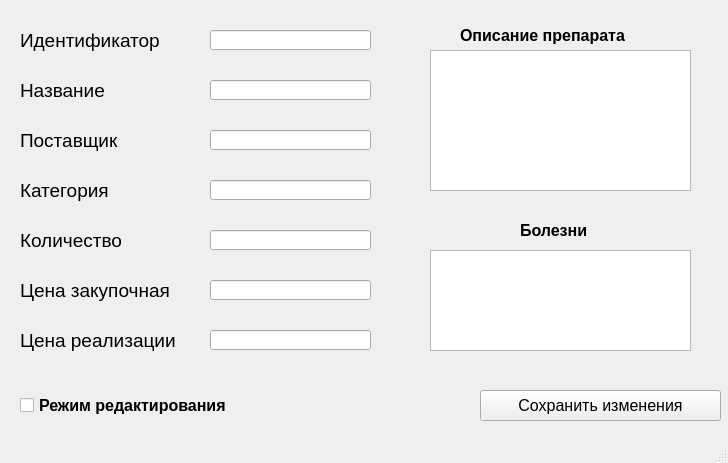
<?xml version="1.0" encoding="UTF-8"?>
<ui version="4.0">
 <class>DrugAdd</class>
 <widget class="QMainWindow" name="DrugAdd">
  <property name="geometry">
   <rect>
    <x>0</x>
    <y>0</y>
    <width>728</width>
    <height>463</height>
   </rect>
  </property>
  <property name="windowTitle">
   <string>Описание/редактирование препарата</string>
  </property>
  <widget class="QWidget" name="centralwidget">
   <widget class="QLabel" name="label">
    <property name="geometry">
     <rect>
      <x>20</x>
      <y>20</y>
      <width>141</width>
      <height>41</height>
     </rect>
    </property>
    <property name="font">
     <font>
      <pointsize>14</pointsize>
      <weight>50</weight>
      <bold>false</bold>
     </font>
    </property>
    <property name="text">
     <string>Идентификатор</string>
    </property>
   </widget>
   <widget class="QLabel" name="label_2">
    <property name="geometry">
     <rect>
      <x>20</x>
      <y>70</y>
      <width>141</width>
      <height>41</height>
     </rect>
    </property>
    <property name="font">
     <font>
      <pointsize>14</pointsize>
      <weight>50</weight>
      <bold>false</bold>
     </font>
    </property>
    <property name="text">
     <string>Название</string>
    </property>
   </widget>
   <widget class="QLabel" name="label_3">
    <property name="geometry">
     <rect>
      <x>20</x>
      <y>120</y>
      <width>141</width>
      <height>41</height>
     </rect>
    </property>
    <property name="font">
     <font>
      <pointsize>14</pointsize>
      <weight>50</weight>
      <bold>false</bold>
     </font>
    </property>
    <property name="text">
     <string>Поставщик</string>
    </property>
   </widget>
   <widget class="QLabel" name="label_4">
    <property name="geometry">
     <rect>
      <x>20</x>
      <y>170</y>
      <width>141</width>
      <height>41</height>
     </rect>
    </property>
    <property name="font">
     <font>
      <pointsize>14</pointsize>
      <weight>50</weight>
      <bold>false</bold>
     </font>
    </property>
    <property name="text">
     <string>Категория</string>
    </property>
   </widget>
   <widget class="QLabel" name="label_5">
    <property name="geometry">
     <rect>
      <x>20</x>
      <y>320</y>
      <width>161</width>
      <height>41</height>
     </rect>
    </property>
    <property name="font">
     <font>
      <pointsize>14</pointsize>
      <weight>50</weight>
      <bold>false</bold>
     </font>
    </property>
    <property name="text">
     <string>Цена реализации</string>
    </property>
   </widget>
   <widget class="QLabel" name="label_6">
    <property name="geometry">
     <rect>
      <x>20</x>
      <y>220</y>
      <width>141</width>
      <height>41</height>
     </rect>
    </property>
    <property name="font">
     <font>
      <pointsize>14</pointsize>
      <weight>50</weight>
      <bold>false</bold>
     </font>
    </property>
    <property name="text">
     <string>Количество</string>
    </property>
   </widget>
   <widget class="QLabel" name="label_7">
    <property name="geometry">
     <rect>
      <x>20</x>
      <y>270</y>
      <width>151</width>
      <height>41</height>
     </rect>
    </property>
    <property name="font">
     <font>
      <pointsize>14</pointsize>
      <weight>50</weight>
      <bold>false</bold>
     </font>
    </property>
    <property name="text">
     <string>Цена закупочная</string>
    </property>
   </widget>
   <widget class="QLineEdit" name="drugId">
    <property name="enabled">
     <bool>true</bool>
    </property>
    <property name="geometry">
     <rect>
      <x>210</x>
      <y>30</y>
      <width>161</width>
      <height>20</height>
     </rect>
    </property>
    <property name="font">
     <font>
      <pointsize>12</pointsize>
     </font>
    </property>
    <property name="mouseTracking">
     <bool>true</bool>
    </property>
    <property name="readOnly">
     <bool>true</bool>
    </property>
   </widget>
   <widget class="QLineEdit" name="drugName">
    <property name="enabled">
     <bool>true</bool>
    </property>
    <property name="geometry">
     <rect>
      <x>210</x>
      <y>80</y>
      <width>161</width>
      <height>20</height>
     </rect>
    </property>
    <property name="font">
     <font>
      <pointsize>12</pointsize>
     </font>
    </property>
    <property name="mouseTracking">
     <bool>true</bool>
    </property>
    <property name="readOnly">
     <bool>true</bool>
    </property>
   </widget>
   <widget class="QLineEdit" name="drugCount">
    <property name="enabled">
     <bool>true</bool>
    </property>
    <property name="geometry">
     <rect>
      <x>210</x>
      <y>230</y>
      <width>161</width>
      <height>20</height>
     </rect>
    </property>
    <property name="font">
     <font>
      <pointsize>12</pointsize>
     </font>
    </property>
    <property name="mouseTracking">
     <bool>true</bool>
    </property>
    <property name="readOnly">
     <bool>true</bool>
    </property>
   </widget>
   <widget class="QLineEdit" name="drugUse">
    <property name="enabled">
     <bool>true</bool>
    </property>
    <property name="geometry">
     <rect>
      <x>210</x>
      <y>180</y>
      <width>161</width>
      <height>20</height>
     </rect>
    </property>
    <property name="font">
     <font>
      <pointsize>12</pointsize>
     </font>
    </property>
    <property name="mouseTracking">
     <bool>true</bool>
    </property>
    <property name="readOnly">
     <bool>true</bool>
    </property>
   </widget>
   <widget class="QLineEdit" name="drugSelPrice">
    <property name="enabled">
     <bool>true</bool>
    </property>
    <property name="geometry">
     <rect>
      <x>210</x>
      <y>330</y>
      <width>161</width>
      <height>20</height>
     </rect>
    </property>
    <property name="font">
     <font>
      <pointsize>12</pointsize>
     </font>
    </property>
    <property name="mouseTracking">
     <bool>true</bool>
    </property>
    <property name="readOnly">
     <bool>true</bool>
    </property>
   </widget>
   <widget class="QLineEdit" name="drugPurchPrice">
    <property name="enabled">
     <bool>true</bool>
    </property>
    <property name="geometry">
     <rect>
      <x>210</x>
      <y>280</y>
      <width>161</width>
      <height>20</height>
     </rect>
    </property>
    <property name="font">
     <font>
      <pointsize>12</pointsize>
     </font>
    </property>
    <property name="mouseTracking">
     <bool>true</bool>
    </property>
    <property name="readOnly">
     <bool>true</bool>
    </property>
   </widget>
   <widget class="QLineEdit" name="drugDiller">
    <property name="enabled">
     <bool>true</bool>
    </property>
    <property name="geometry">
     <rect>
      <x>210</x>
      <y>130</y>
      <width>161</width>
      <height>20</height>
     </rect>
    </property>
    <property name="font">
     <font>
      <pointsize>12</pointsize>
     </font>
    </property>
    <property name="mouseTracking">
     <bool>true</bool>
    </property>
    <property name="readOnly">
     <bool>true</bool>
    </property>
   </widget>
   <widget class="QCheckBox" name="activateChanges">
    <property name="geometry">
     <rect>
      <x>20</x>
      <y>390</y>
      <width>231</width>
      <height>31</height>
     </rect>
    </property>
    <property name="font">
     <font>
      <pointsize>12</pointsize>
      <weight>75</weight>
      <bold>true</bold>
     </font>
    </property>
    <property name="toolTip">
     <string>Включение режима редактирования</string>
    </property>
    <property name="text">
     <string>Режим редактирования</string>
    </property>
   </widget>
   <widget class="QPushButton" name="saveChanges">
    <property name="geometry">
     <rect>
      <x>480</x>
      <y>390</y>
      <width>241</width>
      <height>31</height>
     </rect>
    </property>
    <property name="font">
     <font>
      <pointsize>12</pointsize>
     </font>
    </property>
    <property name="text">
     <string>Сохранить изменения</string>
    </property>
   </widget>
   <widget class="QTextBrowser" name="drugSpecific">
    <property name="geometry">
     <rect>
      <x>430</x>
      <y>50</y>
      <width>261</width>
      <height>141</height>
     </rect>
    </property>
   </widget>
   <widget class="QLabel" name="label_8">
    <property name="geometry">
     <rect>
      <x>460</x>
      <y>20</y>
      <width>181</width>
      <height>31</height>
     </rect>
    </property>
    <property name="font">
     <font>
      <pointsize>12</pointsize>
      <weight>75</weight>
      <bold>true</bold>
     </font>
    </property>
    <property name="text">
     <string>Описание препарата</string>
    </property>
   </widget>
   <widget class="QLabel" name="label_9">
    <property name="geometry">
     <rect>
      <x>520</x>
      <y>220</y>
      <width>71</width>
      <height>21</height>
     </rect>
    </property>
    <property name="font">
     <font>
      <pointsize>12</pointsize>
      <weight>75</weight>
      <bold>true</bold>
     </font>
    </property>
    <property name="text">
     <string>Болезни</string>
    </property>
   </widget>
   <widget class="QTextBrowser" name="drugSickness">
    <property name="geometry">
     <rect>
      <x>430</x>
      <y>250</y>
      <width>261</width>
      <height>101</height>
     </rect>
    </property>
   </widget>
  </widget>
  <widget class="QMenuBar" name="menubar">
   <property name="geometry">
    <rect>
     <x>0</x>
     <y>0</y>
     <width>728</width>
     <height>21</height>
    </rect>
   </property>
  </widget>
  <widget class="QStatusBar" name="statusbar"/>
 </widget>
 <resources/>
 <connections/>
</ui>
